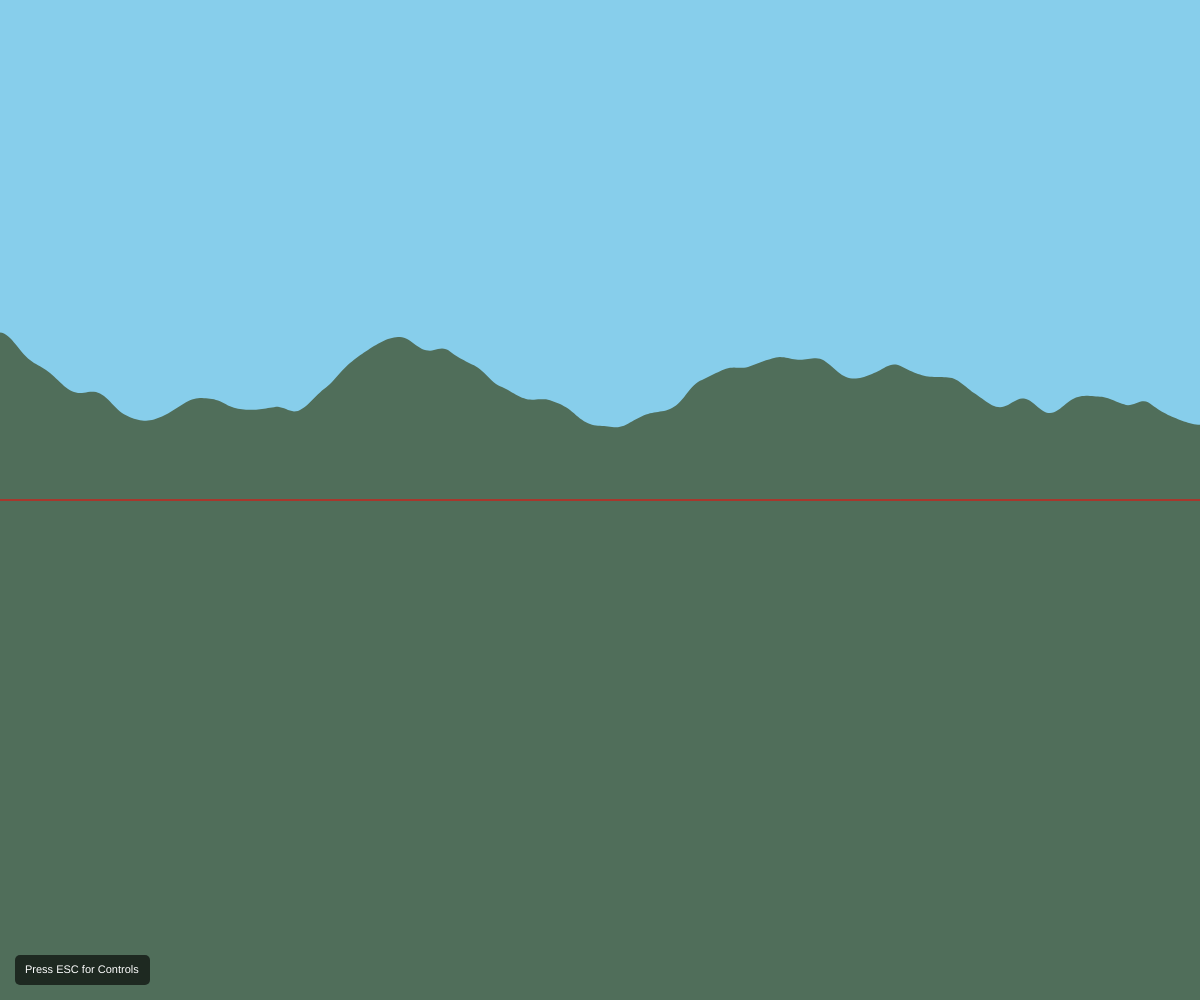
Frame 1 (no input)
Frame 60 (no input): identical to frame 1, image omitted
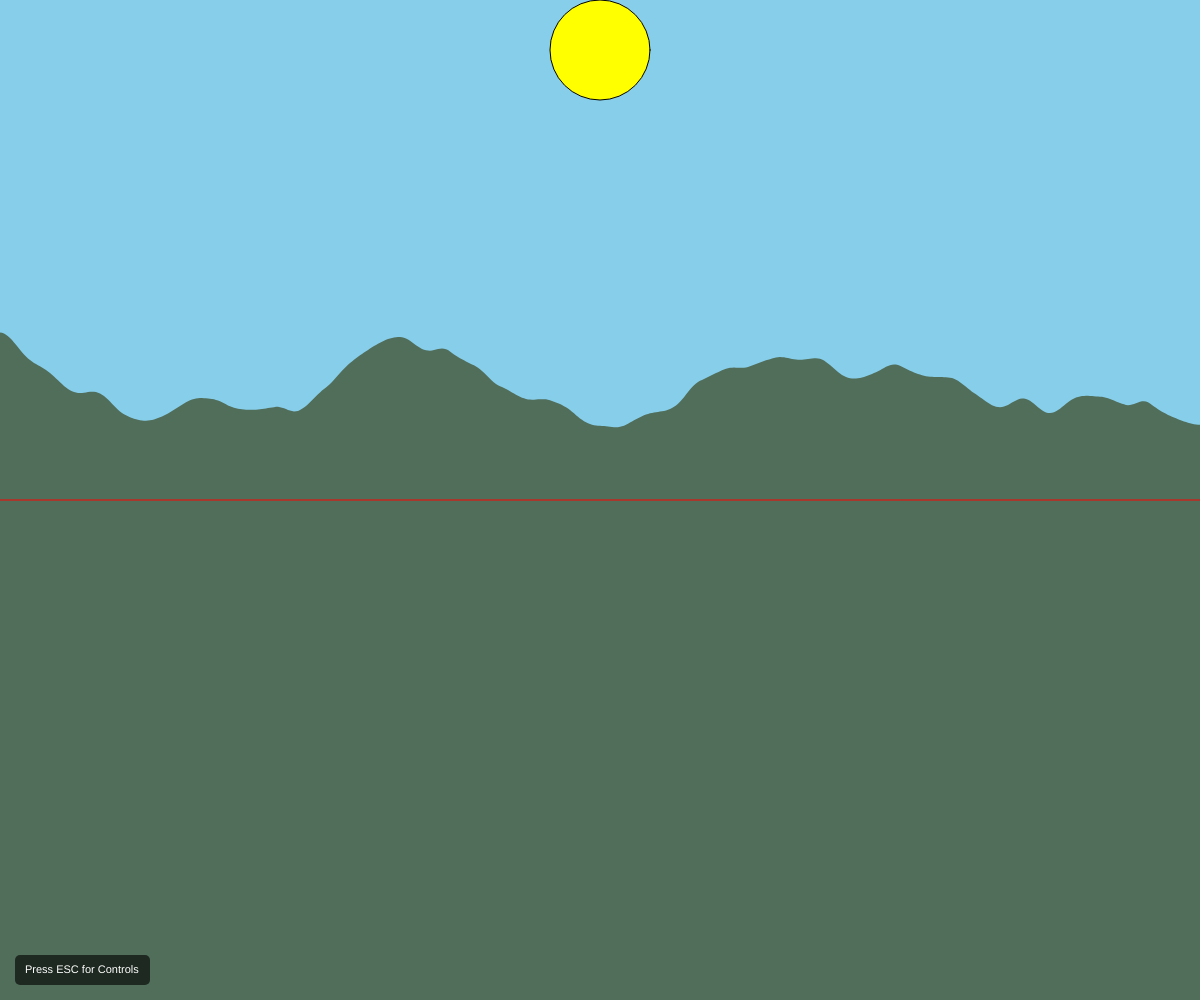
Frame 120 (the mouse pressed at the canvas centre since frame 60)

The p5.js sketch that drew these frames (run headless with seeded random() and noise() and a simulated clock; from frame 60 on, the mouse is pressed at the canvas centre):

// p5.js sketch
// ── sketch.js
// ========================================================
// Interactive Scene
// Dhyan Patel
// Sept 22, 2026
//
// Extra for Experts:
// - Used noise() function for terrain generation (specifically mountains)
// - Used mouseWheel(event) to increase/decrease particle speed (rain/snow) with constrain to set minimum and maximum for particle so everything runs smoothly
// ========================================================


// ========================================================
// Weather Variables
let weatherState = "Clear"; // Can be "Clear", "Rain", or "Snow"
let weatherX = [];
let weatherY = [];
let totalParticles = 150; 
let particalSpeed = 5; // Fall Speed Can be Controled by mouseWheel

// Scene
let sceneState = "Day"; // Scene State Can be Change in Betweeen "Day" and "Night"

// Mountains
let noiseScale = 0.005; // Control How Smooth the Mountains Are
let mountainBase, noiseLevel;

// Sun and Moon
let sunRadius, sunX, sunY, maxSunY, minSunY, sunArcRatio, moonRadius, moonX, moonY;

// Celestial Bodys in Sky
let celestialBodyX = [];
let celestialBodyY = [];
let totalStars = 100;

// Helpin Variables
let horizonY; // Halfway of windowHeight
let distanceFromCenter; // Measure how far mouseX is From the Center of the screen (in abs)
let showControls = false; // Toggles Control Instructions Menu
// ========================================================


// ========================================================
async function setup() {
  createCanvas(windowWidth, windowHeight);

  horizonY = windowHeight/2;

  // Configure Mountains Base (slight below horizon) and noiseLevel (max height)
  mountainBase = horizonY - 20; 
  noiseLevel = windowHeight/4;

  // Set Sun Such That it Initially Sets it Slightly Above Horizon in 2nd Quadrant
  sunRadius = windowHeight/20; // Get 1/20th the Radius of the Total Height
  sunX = mouseX;
  maxSunY = sunRadius;
  minSunY = (horizonY) - (2*sunRadius);

  // Set moonX and moonY Such That it Sets in 1st Quadrant
  moonRadius = windowHeight/25; // Moon is Always Smaller Then Sun, Therefor 1/25th the Radius of the Total Height
  moonX = (windowWidth/2) + (windowWidth/4);
  moonY = (horizonY) - (windowHeight/4);

  // Generate Cordinates in Array
  generateStarCods();
  generateWeatherCods();
}
// ========================================================


// ========================================================
function generateStarCods() {
  for (let i = 0; i < totalStars; i++) {
    celestialBodyX.push(random(0, windowWidth));
    celestialBodyY.push(random(0, horizonY));
  }
}

function generateWeatherCods() {
  for (let i = 0; i < totalParticles; i++) {
    weatherX.push(random(0, windowWidth));
    weatherY.push(random(0, windowHeight));
  }
}
// ========================================================


// ========================================================
function draw() {
  drawSky();
  drawCelestialBody();
  drawMoonOrSun();
  drawMountains();
  weather();
  drawUI();

  drawFlashLight();

  // Draw Horizon Line for Reference (only while developing)
  stroke(255, 0, 0);
  line(0, horizonY, windowWidth, horizonY);
}
// ========================================================


// ========================================================
function mouseWheel(event) {
  let minParticleSpeed = 5;
  let maxParticleSpeed = 20;

  // Increase/Decrease Speed
  if (event.delta > 0) {
    particalSpeed += 0.5;
  }
  else {
    particalSpeed -= 0.5;
  }

  // Keep Within minParticleSpeed and maxParticleSpeed
  particalSpeed = constrain(particalSpeed, minParticleSpeed, maxParticleSpeed);
}

function keyPressed() {
  if (keyCode === 68) { // Key 'd'
    sceneState = "Day";
  }
  if (keyCode === 78) { // Key 'n'
    sceneState = "Night";
  }
  if (keyCode === 67) {// Key 'c'
    weatherState = "Clear";
  }
  if (keyCode === 82) {// Key 'r'
    weatherState = "Rain";
  }
  if (keyCode === 83) {// Key 's'
    weatherState = "Snow";
  }
  if (keyCode === 27) {// Key 'ESCAPE'
    showControls = !showControls;
  }
}
// ========================================================


// ========================================================
function drawSky() {
  noStroke();
  
  if (sceneState === "Day") {
    fill(135, 206, 235); // Sky Blue Color for Day
  }
  else {
    fill(15, 20, 45); // Dark Navy Color for Night
  }
  rect(0, 0, windowWidth, horizonY); // Draw Sky Above Horizon Only
}

function drawCelestialBody() {
  if (sceneState === "Night") {
    fill(255, 255, 255, 200); // Soft White For Stars
    noStroke();
    
    // Use Array to Render Each Star
    for (let i = 0; i < celestialBodyX.length; i++) {
      circle(celestialBodyX[i], celestialBodyY[i], random(1.5, 3));
    }
  }
}

function drawMoonOrSun() {
  if (sceneState === "Day") {
    distanceFromCenter = abs(mouseX - (windowWidth/2));
    sunArcRatio = (distanceFromCenter / (windowWidth/2)); // Convert Distance From Center Into 0.0 to 1.0 Ratio to Calculate sunY Arc Height.
    sunY = (minSunY * sunArcRatio) + sunRadius; // Change sunY Based on distanceFromCenter and sunArcRatio
    
    stroke(0);
    fill("Yellow");
    circle(mouseX, sunY, sunRadius*2);
  }
  else {
    noStroke();
    fill("White");
    circle(moonX, moonY, moonRadius*2);
  }
}

function drawMountains() {
  // Set Color for Mountains Base on the sceneState
  if (sceneState === "Day") {
    fill(80, 110, 90); // Green for Mountains
  }
  else {
    fill(20, 40, 40); // Dark teal for Mountains
  }
  noStroke();
  
  // Start Drawing 2D Shapes
  beginShape();
  
  for (let x = 0; x <= windowWidth; x += 2){
    let noiseX = x * noiseScale;
    let y = horizonY - (noiseLevel * noise(noiseX));
    vertex(x, y);
  }
  
  vertex(windowWidth, windowHeight);
  vertex(0, windowHeight);
  endShape(CLOSE);
}

function weather() {
  if (weatherState === "Clear") {
    return; // Do Nothing
  }

  // Move Particle Down. If Particle is Below windownHeight, Reset it Back
  for (let i = 0; i < weatherX.length; i++) {
    weatherY[i] += particalSpeed;

    if (weatherY[i] > windowHeight) {
      weatherY[i] = 0;
    }

    // Render Rain and Snow
    // 65, 105, 225
    if (weatherState === "Rain") {
      if (sceneState === "Day") {
        stroke(65, 105, 225, 200); // Vibrant Water Blue
      }
      else {
        stroke(180, 210, 255, 200); // Light Blue
      }
      strokeWeight(1);
      line(weatherX[i], weatherY[i], weatherX[i], weatherY[i] + 10);
    }
    else if (weatherState === "Snow") {
      noStroke();
      fill(255, 255, 255, 220); // Soft White Snowflake
      circle(weatherX[i], weatherY[i], random(3, 5));
    }
  }
}

function drawUI() {
  push();
  noStroke();

  let margin = 15;

  if (showControls) {
    // Full Screen Dark Overlay
    fill(10, 10, 15, 220);
    rect(0, 0, windowWidth, windowHeight);

    // Centered Container Panel Layout
    let panelWidth = min(520, windowWidth - 40);
    let panelHeight = 380;
    let panelX = (windowWidth - panelWidth)/2;
    let panelY = (windowHeight - panelHeight)/2;

    // Container Background
    fill(25, 28, 34);
    rect(panelX, panelY, panelWidth, panelHeight, 10);

    // Header Title Bar
    fill(35, 40, 48);
    rect(panelX, panelY, panelWidth, 45, 10, 10, 0, 0);

    fill(255);
    textSize(15);
    textAlign(CENTER, CENTER);
    text("CONTROLS & SHORTCUTS", windowWidth/2, panelY + 22);

    // Control Item Data
    let controlsData = [ 
      { label: "Day Mode", key: "D" }, 
      { label: "Night Mode", key: "N" },
      { label: "Rain Weather", key: "R" }, 
      { label: "Snow Weather", key: "S" }, 
      { label: "Clear Weather", key: "C" }, 
      { label: "Adjust Fall Speed", key: "Mouse Wheel" }
    ];

    let startY = panelY + 58;
    let rowHeight = 32;
    let rowGap = 7;
    let leftWidth = panelWidth * 0.62 - 15; // Width for Action Description
    let rightWidth = panelWidth * 0.38 - 15; // Width for Key Bind Box

    // Loop ThroughControls to Render Rows
    for (let i = 0; i < controlsData.length; i++) {
      let currentY = startY + i * (rowHeight + rowGap);
      let leftX = panelX + 12;
      let rightX = leftX + leftWidth + 10;

      // Left Partition: Action Description Box
      fill(42, 46, 54);
      rect(leftX, currentY, leftWidth, rowHeight, 4);

      fill(220);
      textSize(12);
      textAlign(LEFT, CENTER);
      text(controlsData[i].label, leftX + 12, currentY + rowHeight/2);

      // Right Partition: Key Bind Box
      fill(45, 85, 135);
      rect(rightX, currentY, rightWidth, rowHeight, 4);

      fill(220);
      textAlign(CENTER, CENTER);
      text(controlsData[i].key, rightX + rightWidth/2, currentY + rowHeight/2);
    }

    fill(200, 220, 255);
    textSize(11);
    textAlign(CENTER, CENTER);
    text("[ESC] Close Menu", windowWidth/2, panelY + panelHeight - 16);
  }
  else {
    // Small Bottom-Left Hint Box When Menu is Closed
    let boxWidth = 135;
    let boxHeight = 30;
    let boxX = margin;
    let boxY = windowHeight - boxHeight - margin;

    // Small Hint Box
    fill(0, 0, 0, 160);
    rect(boxX, boxY, boxWidth, boxHeight, 5);

    // Box Text Content
    fill(255);
    textSize(11);
    textAlign(LEFT, CENTER);
    text("Press ESC for Controls", boxX + 10, boxY + (boxHeight/2));
  }
  pop();
}

function drawFlashLight() {
  if (sceneState === "Night") {
    noStroke();
    
    // Inner Core of FlashLight
    fill(255, 255, 255, 220);
    circle(mouseX, mouseY, 15);
    
    // 2nd Core of FlashLight
    fill(255, 255, 220,70);
    circle(mouseX, mouseY, 60);
    
    // Outer Core of FlashLight
    fill(255, 255, 200, 30);
    circle(mouseX, mouseY, 120);
  }
}
// ========================================================
